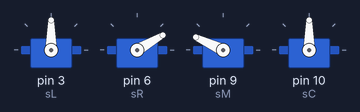
A sketch run on a simulated Arduino Uno, built with avr-gcc and run on an emulated ATmega328P. On the bench: 4 × servo.

Above: at 2.56 s.
At 6.83 s:
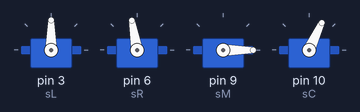
At 12.3 s:
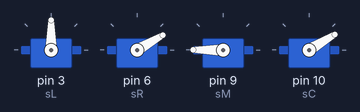
At 21.11 s:
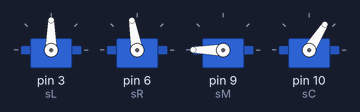
At 30.23 s:
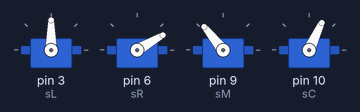
At 39.65 s:
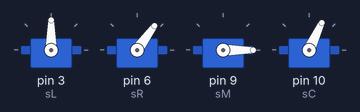
Timing chart, 0 to 40.0 s (numbered marks = the images above):
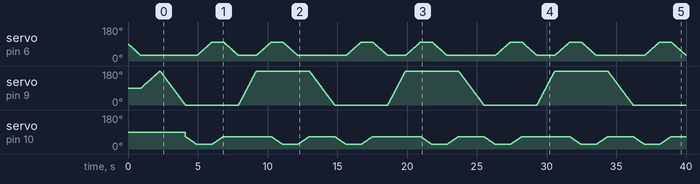

Measured:
- by itself, servo on pin 10 (sC): moves between 25° and 65°, repeating every 10.7 s

The sketch:

mainprogram.ino
```cpp
#include<Servo.h>
Servo sL;
Servo sR;
Servo sM;
Servo sC;
void right_fwd();
void right_rvrs();
void left_fwd();
void left_rvrs();
void main_L();
void main_R();
void claw_op();
void claw_cl();

void setup() {
  sL.attach(3);
  sR.attach(6);
  sM.attach(9);
  sC.attach(10);
  Serial.begin(9600);
  for(int i=90;i>=30;i--)
  {
    sR.write(i);
    delay(15);
  }
  for(int i=90;i<=180;i++)
  {
    sM.write(i);
    delay(15);
  }

}

void loop()
{
  sL.write(90);
  main_L();
  claw_op();
  right_fwd();
  claw_cl();
  right_rvrs();
  main_R();
  right_fwd();
  claw_op();
  right_rvrs();
  claw_cl();
}
void right_fwd()
{
  for(int i=30;i<=100;i+=1)
  {
    sR.write(i);
    sL.write(90);
    delay(15);
  }
}
void right_rvrs()
{
  for(int i=100;i>=30;i-=1)
  {
    sR.write(i);
    sL.write(90);
    delay(15);
  }
}
void left_fwd()
{
   for(int i=70;i<=120;i+=1)
  {
    sL.write(i);
    delay(15);
  }
}
void left_rvrs()
{
   for(int i=120;i>=70;i-=1)
  {
    sL.write(i);
    delay(15);
  }
}
void main_L()
{
      for(int i=180;i>=0;i-=1)
    {
      sM.write(i);
      delay(10);
    }

}
void main_R()
{
  for(int i=0;i<=180;i+=1)
    {
      sM.write(i);
      delay(7);
    }
}
void claw_cl()
{
  for(int i=25;i<=65;i+=1)
    {
      sC.write(i);
      delay(20);
    }
}
void claw_op()
{
      for(int i=65;i>=25;i-=1)
    {
      sC.write(i);
      delay(20);
    }
}
```
